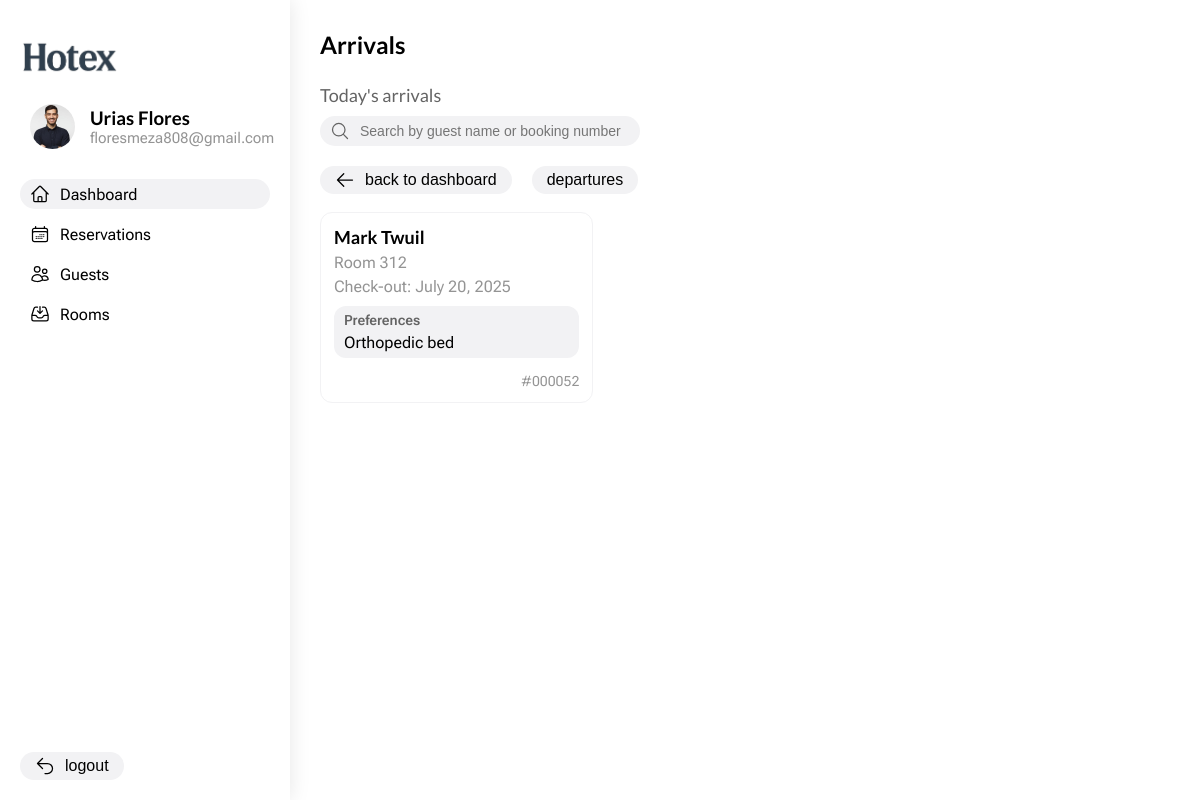
The app's page /arrivals/ (signed in) with its own data.
### hotex_app/models.py (models this page shows, shortened)
class Reservation(models.Model):
  id = models.AutoField(primary_key=True)
  guest = models.ForeignKey(Guest, on_delete=models.CASCADE)
  room = models.ForeignKey(Room, on_delete=models.CASCADE)
  check_in = models.DateField()
  check_out = models.DateField()

class Guest(models.Model):
  objects = models.Manager()
  id = models.AutoField(primary_key=True)
  name = models.CharField(max_length=120)
  email = models.EmailField()
  phone = models.CharField(max_length=11)
  preference = models.TextField()

class Room(models.Model):
  objects = models.Manager()
  id = models.AutoField(primary_key=True)
  number = models.CharField(max_length=100)
  type = models.CharField(max_length=10, choices=room_types)
  building = models.ForeignKey(Building, on_delete=models.CASCADE)
  floor = models.IntegerField(default=1)
  beds = models.IntegerField(default=1)
  persons = models.IntegerField(default=2)

### hotex_app/views/dashboard.py (the view)
def arrivals_page(request):
  search = request.GET.get('search', None)
  reservations = Reservation.objects.filter(check_in=datetime.now())
  if search:
    reservations = reservations.filter(
      Q(guest__name__icontains=search) |
      Q(id__contains=search)
    )
  return (render(
    request,
    'arrivals.html',
    {
      'user': request.user,
      'title': 'Arrivals',
      'current_path': request.path,
      'reservations': reservations,
      'query_params': {
        'search': search or ''
      }
    }
  ))

### hotex_app/templates/arrivals.html (shortened to what this page needs)
{% extends "layout.html" %}
{% load static %}
{% block styles %}
    <link rel="stylesheet" href="{% static 'css/dashboard.css' %}">
{% endblock %}
{% block content %}
    <main class="main_content">
        <h1 class="title">Arrivals</h1>
        <h3 class="subtitle">Today's arrivals</h3>
        <div class="input input--search">
            <img src="{% static 'images/icons/search.svg' %}" alt="search" class="input__icon">
            <input
                type="text"
                placeholder="Search by guest name or booking number"
                class="input__field input__field--search"
                id="search"
                value="{{ query_params.search }}"
            >
        </div>
        <div class="topbar">
            <div class="topbar__actions">
                <button class="button" type="button" onclick="window.location.href='{% url 'dashboard' %}'">
                    <img src="{% static 'images/icons/arrow-left.svg' %}" alt="back" class="button__icon">
                    <p class="button__text">back to dashboard</p>
                </button>
                <button class="button" type="button" onclick="">
                    <p class="button__text">departures</p>
                </button>
            </div>
        </div>
        <article class="arrivals_content">
            {% for reservation in reservations %}
                {% include 'blocks/arrival_card.html' with arrival=reservation %}
            {% endfor %}
        </article>
    </main>
{% endblock %}

### hotex_app/templates/blocks/navbar.html
{% load static %}
<aside class="nav_bar">
    <img src="{% static 'images/logo.png' %}" alt="logo" class="nav_bar__logo">
    <div class="user_container">
        <img class="user_container__avatar" src="{% static 'images/profile_image.jpg' %}" alt="profile_photo">
        <div class="user_container__info">
            <h3 class="user_container__name">{{ user.first_name }} {{ user.last_name }}</h3>
            <p class="user_container__position">{{ user.email }}</p>
        </div>
    </div>
    <ul class="navigation">
        <li class="navigation__item{% if current_path == '/' or 'dashboard' in current_path or 'arrivals' in current_path or 'departures' in current_path %} navigation__item--active{% endif %}">
            <img src="{% static 'images/icons/home.svg' %}" alt="Dashboard" class="navigation__icon">
            <a class="navigation__link" href="{% url 'dashboard' %}">Dashboard</a>
        </li>
        <li class="navigation__item{% if 'reservations' in current_path %} navigation__item--active{% endif %}">
            <img src="{% static 'images/icons/calendar.svg' %}" alt="Reservations" class="navigation__icon">
            <a href="{% url 'reservations' %}">Reservations</a>
        </li>
        <li class="navigation__item{% if 'guests' in current_path %} navigation__item--active{% endif %}">
            <img src="{% static 'images/icons/users.svg' %}" alt="Guests" class="navigation__icon">
            <a href="{% url 'guests' %}">Guests</a>
        </li>
        <li class="navigation__item{% if 'rooms' in current_path %} navigation__item--active{% endif %}">
            <img src="{% static 'images/icons/storage.svg' %}" alt="Rooms" class="navigation__icon">
            <a href="{% url 'rooms' %}">Rooms</a>
        </li>
    </ul>
    <button class="button" type="button" onclick="window.location.href='{% url 'logout' %}'">
        <img src="{% static 'images/icons/arrow-uturn-left.svg' %}" alt="Logout" class="button__icon">
        <p class="button__text">logout</p>
    </button>
</aside>

### hotex_app/templates/blocks/arrival_card.html
<div class="arrival_card">
    <h5 class="card__title">{{ arrival.guest.name }}</h5>
    <p class="card__description">Room {{ arrival.room.number }}</p>
    <p class="card__description">Check-out: {{ arrival.check_out }}</p>
    <div class="card__preferences_container">
        <p class="card__preferences_title">Preferences</p>
        <p class="card__preferences">{{ arrival.guest.preference }}</p>
    </div>
    <span class="card__id">#{{ arrival.id|stringformat:"06d" }}</span>
</div>

### hotex_app/static/css/main.css (style rules this page uses)
* { margin: 0; padding: 0; box-sizing: border-box; text-decoration: none; color: black; }
:root { font-family: "Segoe UI", Tahoma, sans-serif; --main-color: #f0f0f0; --color-gray: #949494; --color-light-gray: rgb(242, 242, 244); --color-dark-gray: rgb(100, 100, 100); --color-light-blue: rgb(240, 240, 255); --color-dark-blue: rgb(100, 100, 255); --color-light-red: rgb(255, 240, 240); --color-dark-red: rgb(255, 100, 100); --color-light-green: rgb(240, 255, 240); --color-dark-green: rgb(58, 133, 58); --color-green: rgb(58, 133, 58); --color-light-yellow: rgb(255, 245, 240); --color-dark-yellow: rgb(255, 170, 100); }
body { display: flex; overflow: hidden; font-family: 'Roboto Flex', sans-serif; }
h1, h2, h3, h4, h5, h6 { font-family: 'Lato', serif; }
main { overflow: auto; }
.nav_bar { width: 290px; height: 100vh; padding: 20px 20px; box-shadow: 0 0 20px rgba(0, 0, 0, 0.1); display: flex; flex-direction: column; justify-content: space-between; }
.user_container { display: flex; align-items: center; gap: 5px; }
.user_container__avatar { width: 45px; height: 45px; border-radius: 50%; margin: 10px; }
.user_container__position { font-size: 15px; color: var(--color-gray); }
.nav_bar__logo { width: 100px; height: auto; margin: 20px auto 20px 0; }
.navigation { margin-top: 20px; list-style: none; display: flex; flex-direction: column; gap: 10px; flex: 1; }
.navigation__item { display: flex; align-items: center; gap: 10px; padding: 5px 10px; border-radius: 999px; }
.navigation__item--active { background-color: var(--color-light-gray); }
.navigation__icon { width: 20px; height: 20px; }
.main_content { padding: 30px; flex: 1; width: 100vh; display: flex; flex-direction: column; }
.title { font-weight: 600; margin-bottom: 25px; font-size: 24px; }
.subtitle { font-weight: 400; font-size: 18px; color: var(--color-dark-gray); margin-bottom: 10px; }
.input { display: flex; align-items: center; gap: 10px; padding: 5px 10px; border-radius: 999px; background-color: var(--color-light-gray); width: fit-content; }
.input__icon { width: 20px; height: 20px; }
.input__field { border: none; outline: none; background: transparent; font-size: 14px; }
.button { display: flex; align-items: center; justify-content: center; gap: 10px; border: none; cursor: pointer; background-color: var(--color-light-gray); color: var(--color-dark-gray); font-size: 16px; font-weight: 500; width: fit-content; padding: 4px 15px; border-radius: 999px; }
.button__icon { width: 20px; height: 20px; }
.topbar { display: flex; justify-content: space-between; }
.topbar__filters, .topbar__actions { display: flex; gap: 20px; }
.form__input .input, .input .input__field { width: 100%; }

### hotex_app/static/css/dashboard.css (style rules this page uses)
.input--search { width: 320px; margin-bottom: 20px; }
.arrivals_content { display: grid; grid-template-columns: repeat(3, 1fr); gap: 15px; margin-top: 18px; }
.arrival_card { border: 1px solid var(--color-light-gray); border-radius: 12px; padding: 13px; transition: box-shadow 0.3s ease-in-out; }
.card__title { font-size: 18px; font-weight: 600; margin-bottom: 5px; }
.card__description { font-size: 16px; color: var(--color-gray); margin-bottom: 5px; }
.card__preferences_container { background: var(--color-light-gray); padding: 6px 10px; border-radius: 12px; gap: 5px; align-items: center; margin: 10px 0; }
.card__preferences_title { font-size: 14px; font-weight: 600; color: var(--color-dark-gray); margin-bottom: 5px; }
.card__id { display: block; font-size: 14px; color: var(--color-gray); text-align: right; margin-top: 15px; }

### records on screen
Reservation: guest.name "Mark Twuil", room.number "312", check_out "July 20, 2025", guest.preference "Orthopedic bed", id "000052"

### other values on screen
{{ user.first_name }} "Urias"
{{ user.last_name }} "Flores"
{{ user.email }} "floresmeza808@gmail.com"
